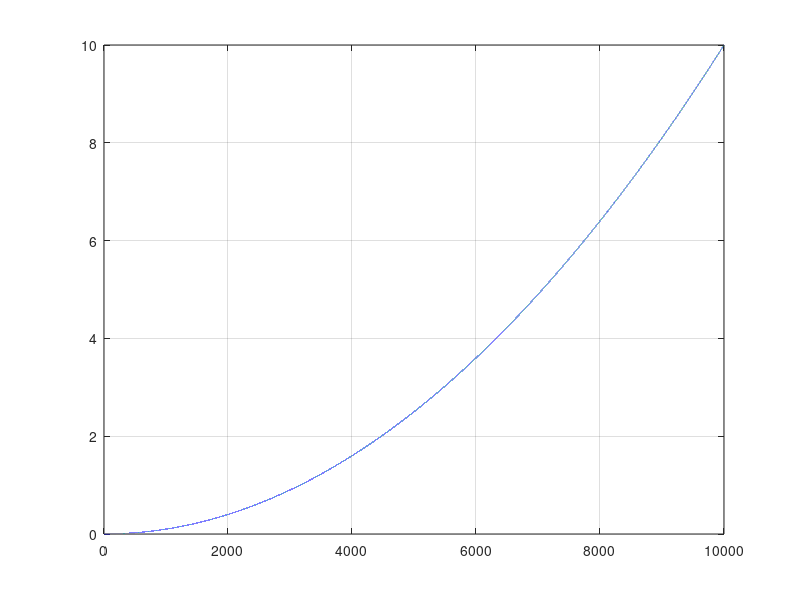

The MATLAB source for this figure: (Note: this script raises an error after producing the figure.)
%% analysing error in normal vector based on timing errors
clear

G = 6.67*10^-11;
m = 5.98*10^24;
alt = 20180000;
rs = 6.38*10^6 + alt;

vs = sqrt(G*m/rs);

%error=@(d,c) 2*d*sin(vs*c/(2*rs));
% small angle approx
% d is the distance from the point of normal vector, displacement of plane
% at d length away
% c is the timing bias (accuracy of 10^-6 receivers, acc of 10^-9 sats)
% (from space3 lectures)
error_time=@(testdis,c) testdis*c*sqrt(G*m/rs^3); % or d*vs*c/rs -> linearly proportional to c and d



%% analysing error in normal vector based on location error
% worst case directly above

%delta = dis_diff/rs;   %2*asin(d/(2*rs));
%error_loc = @(testdis,dis_diff) 2.*testdis.*sin(dis_diff./(2.*rs)); 
error_loc = @(testdis) 2.*testdis.^2/20000000;
figure(1)
plot([0:0.1:10000],error_loc([0:0.1:10000]))
grid on

%% distance of sat from extreme fov (160deg)
dis = (rs+alt)*sind(80-asind(rs*sind(100)/(rs+alt)))/sind(100);


%% calculate difference between time taken and the epoch common time
% and the direction vector between satellite times
addpath('../fromspace3','..')
load GPSsat_ephem
ClassPara = [deg2rad(Rasc)';deg2rad(omega)';deg2rad(inc)';a';e';deg2rad(M0)';t0']; % for all 31 sats
T_equ = 7347737.336;

GS_LLH = [-deg2rad(33);deg2rad(151);0];

t1 = 0; % at epoch
t2 = 10^-5; % in seconds after t1
[X_ECIstore,X_ECEFstore,X_LLHGCstore] = keplerorbit3D(ClassPara,[t1;t2],T_equ);
[VisibleSat1,~] = ID_vis_sats(squeeze(X_ECEFstore(:,1,:)),GS_LLH);
[VisibleSat2,~] = ID_vis_sats(squeeze(X_ECEFstore(:,2,:)),GS_LLH);


%sat_diff = squeeze(X_ECEFstore(:,1,:)) - squeeze(X_ECEFstore(:,2,:));

%sat_mag = sqrt(sum((sat_diff).^2,1));
% pseudorange difference between the two points in thime from point on
% earth. 
X_alpha_ECEF = llhgc2ecef(GS_LLH);  % global
range1 = VisibleSat1-X_alpha_ECEF*ones(1,size(VisibleSat1,2));
range2 = VisibleSat2-X_alpha_ECEF*ones(1,size(VisibleSat2,2));
diff_range = range1-range2
sat_mag = sqrt(sum((diff_range).^2,1));

